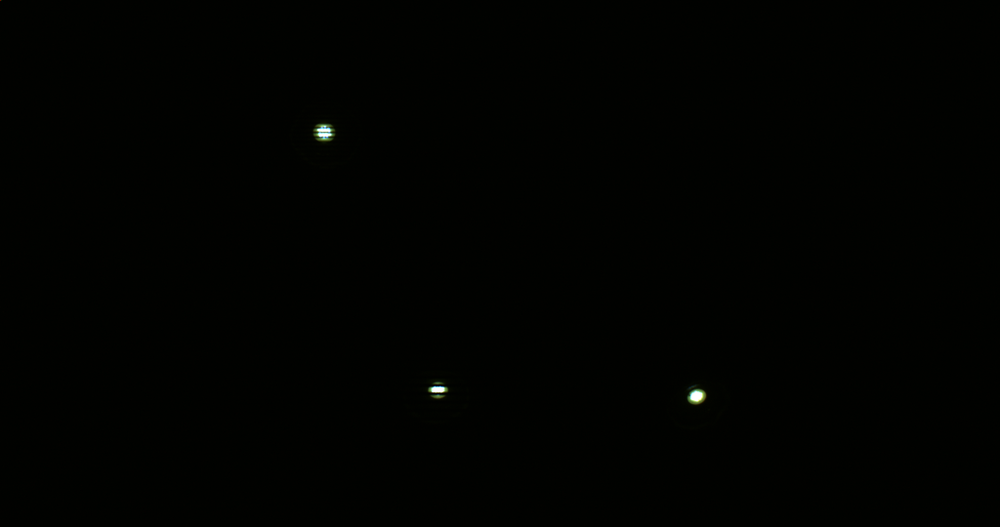
#> input picture src/processingImage/001.png, 1000 x 527 px, shrunk from 2048 x 1080 before the run
$ python test1.py   (Python 2 division)
#> lines starting #> are read from the running program, lines starting #| are printed output that depends on the picture; after the words box and inside, x2 and y2 are one past the last pixel; in counts of white or black regions, pixels touching at a corner belong together
import math
import numpy as np
import cv2


# Load an color image in grayscale
img = cv2.imread('001.png',0)
#> img: shape (527, 1000); min 0, max 255, mean 1.2
gray_image = cv2.imread('001.png', cv2.IMREAD_GRAYSCALE)

m2 = cv2.blur(img, (50,50)) # faster and good enough
threshold, thresholded_img = cv2.threshold(m2, 0, 255, cv2.THRESH_BINARY+cv2.THRESH_OTSU)
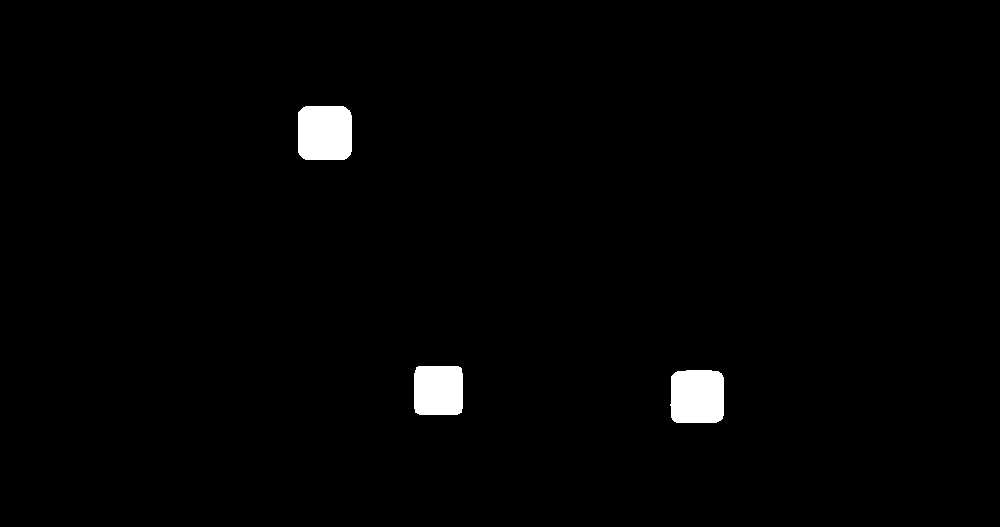
#> thresholded_img: shape (527, 1000); 1.5% white; 3 white regions
#> threshold = 7
contours, heirarchy = cv2.findContours(thresholded_img, cv2.RETR_LIST,cv2.CHAIN_APPROX_SIMPLE)
#> contours = 3 contours; box (x1, y1, x2, y2) and area: (298, 106, 352, 160) 2722, (670, 370, 724, 423) 2626, (414, 366, 463, 415) 2262
#contours, heirarchy = cv2.findContours(thresholded_img, 1,2)

#draw contours
contour_image = gray_image.copy()
cv2.drawContours(contour_image, contours, -1, 255, 3)
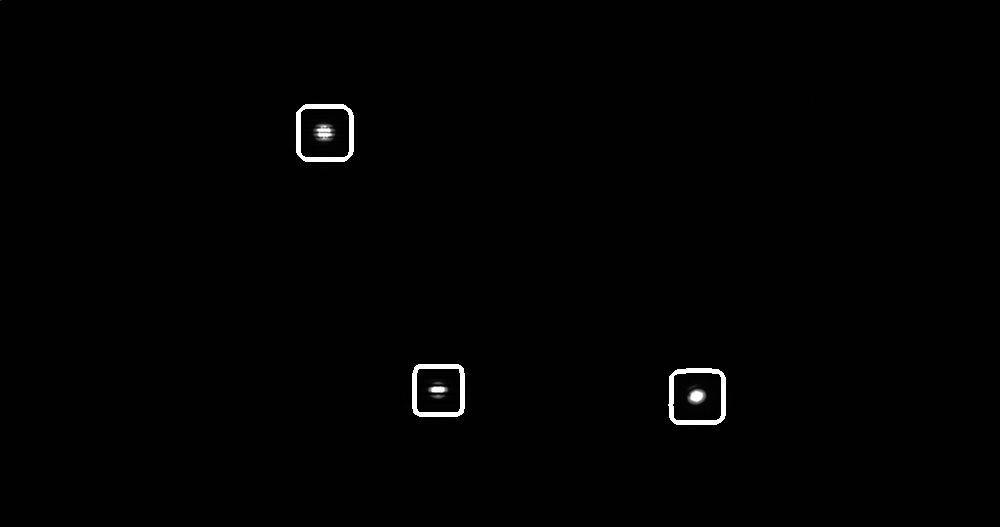
#> contour_image: shape (527, 1000); min 0, max 255, mean 2.6
contour_blur_image = m2.copy()
cv2.drawContours(contour_blur_image, contours, -1, 255, 3)
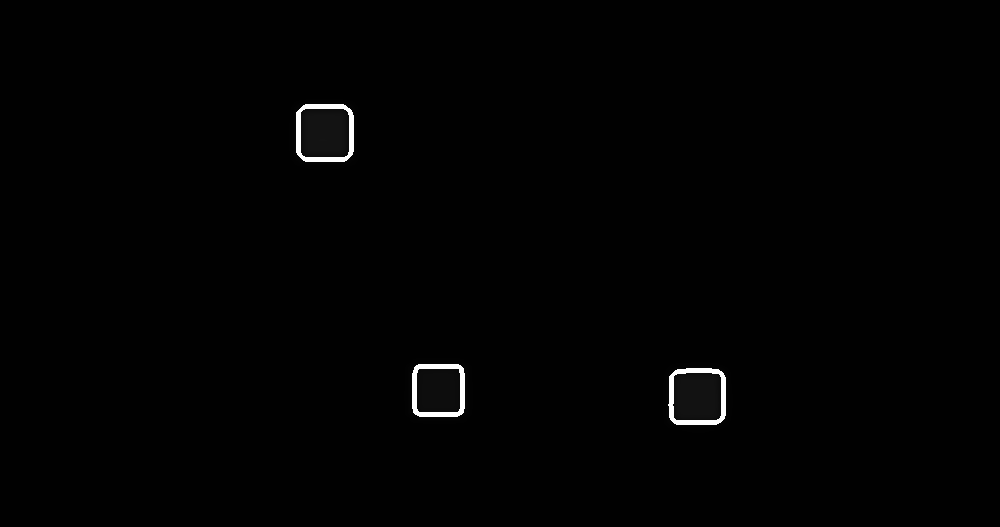
#> contour_blur_image: shape (527, 1000); min 1, max 255, mean 2.5
dim = (gray_image.shape[0], gray_image.shape[1], 3)
#> dim = (527, 1000, 3)
blank_image = np.zeros(dim, np.uint8)
cv2.drawContours(blank_image, contours, -1, (255,255,255), 3)
#> blank_image: shape (527, 1000, 3); 0.53% white; 3 white regions, box (x1, y1, x2, y2) and area: (296, 104, 354, 162) 938, (668, 368, 726, 425) 938, (412, 364, 465, 417) 893

#start get center and radius
centers = []
radii = []
freqs = []
cnt = 0

for contour in contours:
    center, radius = cv2.minEnclosingCircle(contour)
    center = map(int, center)
    radius = int(radius)

    center = (center[0] , center[1])
    contour_area = cv2.contourArea(contour)
    circle_area = math.pi * radius**2

    centers.append(center)
    radii.append(radius)
#> this loop made 3 passes
#> (center, radius, contour_area, circle_area) on passes 1 to 3: ((696, 396), 33, 2626, 3421.2), ((438, 390), 31, 2262, 3019.1), ((324, 132), 33, 2722, 3421.2)
#> after the loop, centers = [(696, 396), (438, 390), (324, 132)]; radii = [33, 31, 33]

print centers
#| [(696, 396), (438, 390), (324, 132)]
print radii
#| [33, 31, 33]

cv2.imshow("blank",blank_image)	#show (d)Contours
cv2.imshow("contour",contour_image)	#show (e)result
#cv2.imshow("contour_blur",contour_blur_image)


cv2.waitKey(0)
